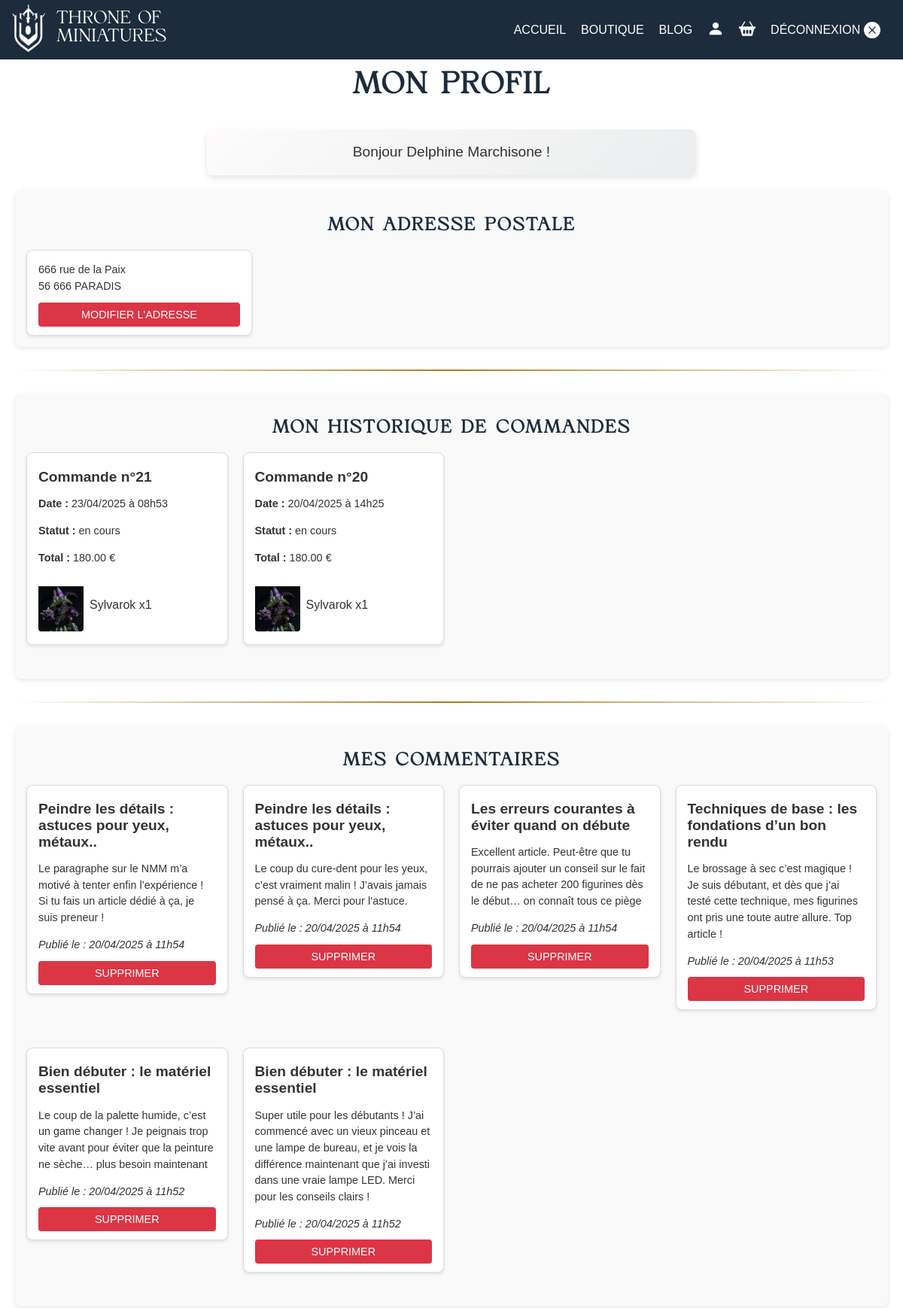
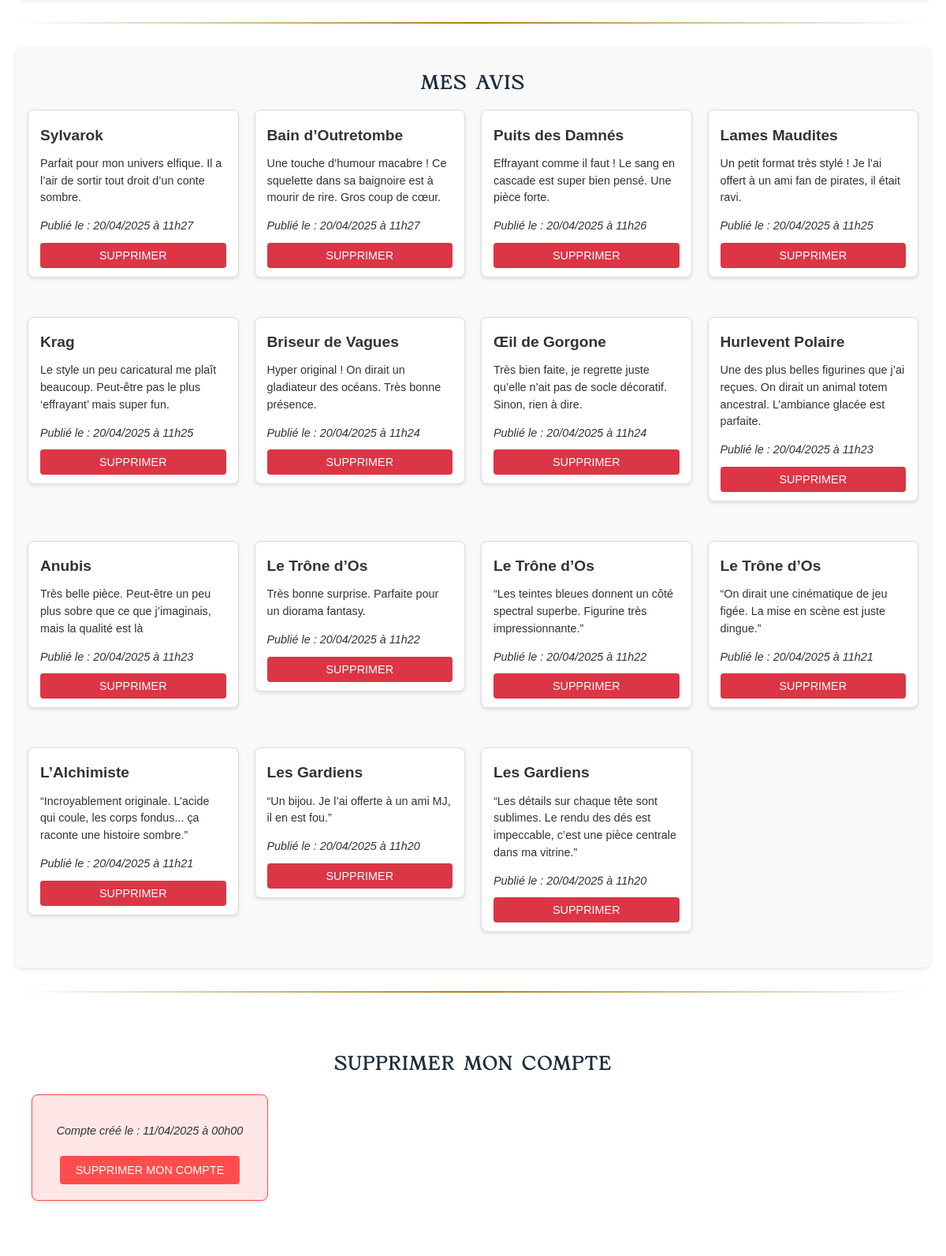
The app's page /profil (signed in, upper part) with its own data (2 pictures, top to bottom).
### tables this page shows
CREATE TABLE `utilisateur` (
  `id_utilisateur` int(11) NOT NULL,
  `nom` varchar(50) NOT NULL,
  `prenom` varchar(50) NOT NULL,
  `mail` varchar(100) NOT NULL,
  `date_creation` date DEFAULT current_timestamp(),
  `mdp` varchar(100) NOT NULL,
  `adresse` varchar(100) DEFAULT NULL,
  `role` enum('utilisateur','admin') NOT NULL,
  `statut` enum('actif','supprimer') DEFAULT 'actif'
);

CREATE TABLE `produit_commande` (
  `id_produit` int(11) NOT NULL,
  `id_commande` int(11) NOT NULL,
  `quantite` tinyint(4) DEFAULT NULL,
  `prix` decimal(10,2) NOT NULL
);

CREATE TABLE `commande` (
  `id_commande` int(11) NOT NULL,
  `date_commande` datetime DEFAULT current_timestamp(),
  `statut` enum('en cours','prepartion','expedier','livrer') DEFAULT NULL,
  `id_utilisateur` int(11) NOT NULL
);

CREATE TABLE `commentaire` (
  `id_commentaire` int(11) NOT NULL,
  `msg_blog` text DEFAULT NULL,
  `date_commentaire` datetime DEFAULT current_timestamp(),
  `id_article` int(11) NOT NULL,
  `id_utilisateur` int(11) NOT NULL
);

CREATE TABLE `article` (
  `id_article` int(11) NOT NULL,
  `titre` varchar(50) NOT NULL,
  `image` varchar(50) DEFAULT NULL,
  `description` text NOT NULL,
  `date_publication` datetime DEFAULT current_timestamp()
);

CREATE TABLE `avis` (
  `id_avis` int(11) NOT NULL,
  `msg_avis` text DEFAULT NULL,
  `date_avis` datetime DEFAULT current_timestamp(),
  `id_produit` int(11) NOT NULL,
  `id_utilisateur` int(11) NOT NULL
);

CREATE TABLE `produit` (
  `id_produit` int(11) NOT NULL,
  `nom` varchar(50) NOT NULL,
  `prix` decimal(19,4) NOT NULL,
  `description` text NOT NULL,
  `taille` decimal(15,2) DEFAULT NULL,
  `image_1` varchar(50) NOT NULL,
  `image_2` varchar(50) DEFAULT NULL,
  `image_3` varchar(50) DEFAULT NULL,
  `date_produit` datetime DEFAULT current_timestamp()
);

### src/Lib/View.php (called while the page is built, shortened)
<?php
class View
{
    public static function render($view, $data = [])
    {
        extract($data);
        require SRC_DIR . "/view/{$view}.php";
    }
}
?>

### src/Controller/UserController.php (called while the page is built, shortened)
<?php
class UserController
{
    public function showProfile()
    {
        $id_user = $_SESSION['id_utilisateur'];
        $userModel = new User();
        $user = $userModel->getUserById($id_user);
        $commentModel = new Comment();
        $comments = $commentModel->getCommentsByUser($id_user);
        $orderModel = new Order();
        $orders = $orderModel->getOrdersByUser($id_user);
        $reviewModel = new Review();
        $reviews = $reviewModel->getReviewsByUser($id_user);
        View::render('profil', [
            'user'     => $user,
            'comments' => $comments,
            'orders'   => $orders,
            'reviews'  => $reviews
        ]);
    }
}
?>

### src/Controller/Route.php (called while the page is built, shortened)
<?php
class Route
{
    private $path;
    private $callable;
    private $matches = [];
    public function __construct($path, $callable)
    {
        $this->path = trim($path, '/');
        $this->callable = $callable;
    }
    public function match($url)
    {
        $url = trim($url, '/');
        $path = preg_replace('#:([\w]+)#', '([^/]+)', $this->path);
        $regex = "#^$path$#i";
        if (!preg_match($regex, $url, $matches)) {
            return false;
        }
        array_shift($matches);
        $this->matches = $matches;
        return true;
    }
    public function call()
    {
        if (is_string($this->callable)) {
            $params = explode('@', $this->callable);
            $controller = new $pathClass();
            return call_user_func_array([$controller, $params[1]], $this->matches);
        } else {
            return call_user_func_array($this->callable, $this->matches);
        }
    }
}

### src/Controller/Router.php (called while the page is built, shortened)
<?php
class Router
{
    private $url;
    private $routes = [];
    public function __construct($url, $queryParams = [])
    {
        $this->url = $url;
    }
    private function add($path, $callable, $name, $method)
    {
        $route = new Route($path, $callable);
        $this->routes[$method][] = $route;
        return $route;
    }
    public function run()
    {
        foreach ($this->routes[$_SERVER['REQUEST_METHOD']] as $route) {
            if ($route->match($this->url)) {
                return $route->call();
            }
        }
    }
}

### index.php (called while the page is built, shortened)
<?php
if (isset($_GET['url'])) {
    $url = $_GET['url'];
    $queryParams = $_GET;
    array_shift($queryParams);
}
else {
    $url = '/';
    $queryParams = $_GET;
};
$router = new Router($url, $queryParams);
$router->get('/', 'HomeController@showHome');
$router->get('home', 'HomeController@showHome');
$router->get('/articles', 'ArticleController@showArticles');
$router->get('/article/:id', 'ArticleController@showArticle');
$router->post('/commentaire', 'CommentController@addComment');
$router->get('/article/:id/comments', 'CommentController@showComments');
$router->get('/login', 'UserController@login');
$router->post('/login', 'UserController@login');
$router->get('/logout', 'UserController@logout');
$router->get('/create-account', 'UserController@createAccount');
$router->post('/create-account', 'UserController@createAccount');
$router->get('/profil', 'UserController@showProfile');
$router->post('/supprimer-compte', 'UserController@deleteAccount');
$router->post('/modifier-adresse', 'UserController@updateAddress');
$router->get('/products', 'ProductController@showProducts');
$router->get('/products/latest', 'ProductController@showLatestProducts');
$router->post('/product/ajouter-produit', 'ProductController@addProduct');
$router->post('/productReview', 'ReviewController@addReview');
$router->post('/supprimer-avis', 'ReviewController@deleteReview');
$router->get('/product/:id', 'ProductController@showProductDetails');
$router->get('/panier', 'OrderController@showCart');
$router->post('/valider-panier', 'OrderController@validateCart');
$router->post('/supprimer-commentaire', 'CommentController@deleteComment');
$router->get('/admin', 'AdminController@showDashboard');
$router->post('/admin/supprimer-utilisateur', 'AdminController@deleteUser');
$router->post('/admin/supprimer-article', 'AdminController@supprimerArticle');
$router->post('/admin/ajouter-produit', 'AdminController@ajouterProduit');
$router->post('/admin/supprimer-produit', 'AdminController@supprimerProduit');
$router->post('/article/ajouter-article', 'ArticleController@addArticle');
$router->get('/contact', 'PageController@showContact');
$router->get('/about-us', 'PageController@aboutUs');
$router->get('/legal-notices', 'PageController@legalNotices');
$router->get('/cgv', 'PageController@cgv');
$router->get('/privacy-policy', 'PageController@privacyPolicy');
$router->get('/returns', 'PageController@returns');
$router->get('/faq', 'PageController@faq');
$router->run();

### src/Model/User.php (called while the page is built, shortened)
<?php
class User
{
    private $db;
    public function __construct()
    {
        $this->db = DbConnector::dbConnect();
    }
    public function getUserById($id_user)
    {
        try {
            $stmt = $this->db->prepare("SELECT * FROM utilisateur WHERE id_utilisateur = ?");
            $stmt->execute([$id_user]);
            return $stmt->fetch(PDO::FETCH_ASSOC);
        } catch (PDOException $e) {
            error_log('Erreur de base de données dans getUserById : ' . $e->getMessage());
            return null;
        }
    }
}
?>

### src/Lib/DbConnector.php (called while the page is built, shortened)
<?php
abstract class DbConnector
{
    private static $bdd = null;
    public static function dbConnect()
    {
        if (isset(self::$bdd)) {
            return self::$bdd;
        } else {
            try {
                self::$bdd = new PDO(
                    "mysql:dbname=" . $_ENV['DB_NAME'] . "; host=" . $_ENV['DB_HOST'] . "; charset=utf8",
                    $_ENV['DB_LOGIN'],
                    $_ENV['DB_PASSWORD']
                );
                self::$bdd->setAttribute(PDO::ATTR_ERRMODE, PDO::ERRMODE_EXCEPTION);
                return self::$bdd;
            } catch (PDOException $e) {
                throw new Exception($e->getMessage());
            }
        }
    }
}

### src/Model/Order.php (called while the page is built, shortened)
<?php
class Order
{
    public function getOrdersByUser($id_user)
    {
        try {
            $pdo = DbConnector::dbConnect();
            $stmt = $pdo->prepare("
                SELECT
                    c.id_commande,
                    c.date_commande,
                    c.statut,
                    pc.id_produit,
                    p.nom AS produit_nom,
                    pc.quantite,
                    pc.prix,
                    p.image_1 AS produit_image
                FROM commande c
                JOIN produit_commande pc ON c.id_commande = pc.id_commande
                JOIN produit p ON pc.id_produit = p.id_produit
                WHERE c.id_utilisateur = :id_user
                ORDER BY c.date_commande DESC
            ");
            $stmt->bindParam(':id_user', $id_user, PDO::PARAM_INT);
            $stmt->execute();
            $result = $stmt->fetchAll(PDO::FETCH_ASSOC);
            $orders = [];
            foreach ($result as $row) {
                $id_order = $row['id_commande'];
                if (!isset($orders[$id_order])) {
                    $orders[$id_order] = [
                        'id_commande'    => $id_order,
                        'date_commande'  => $row['date_commande'],
                        'statut'         => $row['statut'],
                        'total_commande' => 0,
                        'produits'       => []
                    ];
                }
                $orders[$id_order]['produits'][] = [
                    'nom'       => $row['produit_nom'],
                    'quantite'  => $row['quantite'],
                    'prix'      => $row['prix'],
                    'image'     => $row['produit_image']
                ];
                $orders[$id_order]['total_commande'] += $row['quantite'] * $row['prix'];
            }
            return $orders;
        } catch (PDOException $e) {
            error_log('Erreur de base de données dans getOrdersByUser : ' . $e->getMessage());
            return null;
        }
    }
}
?>

### src/Model/Comment.php (called while the page is built, shortened)
<?php
class Comment
{
    public function getCommentsByUser($id_user)
    {
        try {
            $pdo = DbConnector::dbConnect();
            $stmt = $pdo->prepare("
                SELECT c.id_commentaire, c.msg_blog, c.date_commentaire, a.titre
                FROM commentaire c
                JOIN article a ON c.id_article = a.id_article
                WHERE c.id_utilisateur = :id_user
                ORDER BY c.date_commentaire DESC
            ");
            $stmt->bindParam(':id_user', $id_user, PDO::PARAM_INT);
            $stmt->execute();
            return $stmt->fetchAll(PDO::FETCH_ASSOC);
        } catch (PDOException $e) {
            error_log('Erreur de base de données dans getCommentsByUser : ' . $e->getMessage());
            return null;
        }
    }
}
?>

### src/Model/Review.php (called while the page is built, shortened)
<?php
class Review
{
    private $db;
    public function __construct()
    {
        $this->db = DbConnector::dbConnect();
    }
    public function getReviewsByUser($id_utilisateur)
    {
        try {
            $stmt = $this->db->prepare(
                "SELECT r.id_avis, r.msg_avis AS contenu, r.date_avis AS date_review, p.nom
                 FROM avis r
                 JOIN produit p ON r.id_produit = p.id_produit
                 WHERE r.id_utilisateur = ?
                 ORDER BY r.date_avis DESC"
            );
            $stmt->execute([$id_utilisateur]);
            return $stmt->fetchAll(PDO::FETCH_ASSOC);
        } catch (PDOException $e) {
            error_log('Erreur dans getReviewsByUser: ' . $e->getMessage());
            return [];
        }
    }
}
?>

### src/view/profil.php (the view, shortened to what this page needs)
<section class="profile container">
  <h1>Mon profil</h1>
  <p class="welcome-user">
    Bonjour <?= isset($_SESSION['prenom']) ? htmlspecialchars($_SESSION['prenom']) : ''; ?> <?= isset($_SESSION['nom']) ? htmlspecialchars($_SESSION['nom']) : ''; ?> !
  </p>
  <article class="profile-address" aria-labelledby="adresse-heading">
    <h2 id="adresse-heading">Mon adresse postale</h2>
    <div class="card">
      <?php if (!empty($user['adresse'])): ?>
        <p><?= nl2br(htmlspecialchars($user['adresse'])); ?></p>
        <form action="" method="GET">
          <button type="submit">Modifier l'adresse</button>
        </form>
      <?php endif; ?>
    </div>
  </article>
  <hr>
  <article class="profile-orders" aria-labelledby="orders-heading">
    <h2 id="orders-heading">Mon historique de commandes</h2>
    <?php if (count($orders) > 0): ?>
      <div class="order-container">
        <?php foreach ($orders as $order): ?>
          <article class="card order-card">
            <h3>Commande n°<?= htmlspecialchars($order['id_commande']); ?></h3>
            <p><strong>Date :</strong> <?= htmlspecialchars(date("d/m/Y à H\hi", strtotime($order['date_commande']))); ?></p>
            <p><strong>Statut :</strong> <?= htmlspecialchars($order['statut']); ?></p>
            <p><strong>Total :</strong> <?= htmlspecialchars(number_format($order['total_commande'], 2)); ?> €</p>
            <?php if (!empty($order['produits'])): ?>
              <ul>
                <?php foreach ($order['produits'] as $product): ?>
                  <li>
                    <img src="public/uploads/<?= htmlspecialchars($product['image']); ?>" alt="<?= htmlspecialchars($product['nom']); ?>">
                    <span><?= htmlspecialchars($product['nom']); ?> x<?= htmlspecialchars($product['quantite']); ?></span>
                  </li>
                <?php endforeach; ?>
              </ul>
            <?php endif; ?>
          </article>
        <?php endforeach; ?>
      </div>
    <?php else: ?>
      <p>Vous n'avez pas encore passé de commande.</p>
    <?php endif; ?>
  </article>
  <hr>
  <article class="profile-comments" aria-labelledby="comments-heading">
    <h2 id="comments-heading">Mes commentaires</h2>
    <?php if (count($comments) > 0): ?>
      <div class="comment-container">
        <?php foreach ($comments as $comment): ?>
          <article class="card">
            <h3><?= htmlspecialchars($comment['titre']); ?></h3>
            <p><?= nl2br(htmlspecialchars($comment['msg_blog'])); ?></p>
            <p><em>Publié le : <?= htmlspecialchars(date("d/m/Y à H\hi", strtotime($comment['date_commentaire']))); ?></em></p>
            <form action="supprimer-commentaire" method="POST" onsubmit="return confirm('Êtes-vous sûr de vouloir supprimer ce commentaire ?');">
              <button type="submit">Supprimer</button>
            </form>
          </article>
        <?php endforeach; ?>
      </div>
    <?php else: ?>
      <p>Vous n'avez pas encore laissé de commentaire.</p>
    <?php endif; ?>
  </article>
  <hr>
  <article class="profile-reviews" aria-labelledby="reviews-heading">
    <h2 id="reviews-heading">Mes avis</h2>
    <?php if (count($reviews) > 0): ?>
      <div class="review-container">
        <?php foreach ($reviews as $review): ?>
          <article class="card">
            <h3><?= htmlspecialchars($review['nom']); ?></h3>
            <p><?= nl2br(htmlspecialchars($review['contenu'])); ?></p>
            <p><em>Publié le : <?= htmlspecialchars(date("d/m/Y à H\hi", strtotime($review['date_review']))); ?></em></p>
            <form action="supprimer-avis" method="POST" onsubmit="return confirm('Êtes-vous sûr de vouloir supprimer cet avis ?');">
              <button type="submit">Supprimer</button>
            </form>
          </article>
        <?php endforeach; ?>
      </div>
    <?php else: ?>
      <p>Vous n'avez pas encore laissé d'avis.</p>
    <?php endif; ?>
  </article>
  <hr>
  <section class="profile-delete" aria-labelledby="delete-heading">
    <h2 id="delete-heading">Supprimer mon compte</h2>
    <div class="card">
      <?php if (!empty($user['date_creation'])): ?>
        <p><em>Compte créé le : <?= htmlspecialchars(date("d/m/Y à H\hi", strtotime($user['date_creation']))); ?></em></p>
      <?php endif; ?>
      <form action="supprimer-compte" method="POST" onsubmit="return confirm('Êtes-vous sûr de vouloir supprimer votre compte ? Cette action est irréversible.')">
        <button type="submit" class="btn btn-danger">Supprimer mon compte</button>
      </form>
    </div>
  </section>
</section>
<?php
require SRC_DIR . '/view/layout.php';
?>

### records on screen
utilisateur: adresse "666 rue de la Paix 56 666 PARADIS", date_creation "11/04/2025 à 00h00"
produit_commande: id_commande.id_commande "21", id_commande.date_commande "23/04/2025 à 08h53", id_commande.statut "en cours", total_commande "180.00", nom "Sylvarok", quantite "1"
produit_commande: id_commande.id_commande "20", id_commande.date_commande "20/04/2025 à 14h25", id_commande.statut "en cours", total_commande "180.00", nom "Sylvarok", quantite "1"
commentaire: id_article.titre "Peindre les détails : astuces pour yeux, métaux..", msg_blog "Le paragraphe sur le NMM m’a motivé à tenter enfin l’expérience ! Si tu fais un article dédié à ça, je suis preneur !", date_commentaire "20/04/2025 à 11h54"
commentaire: id_article.titre "Peindre les détails : astuces pour yeux, métaux..", msg_blog "Le coup du cure-dent pour les yeux, c’est vraiment malin ! J’avais jamais pensé à ça. Merci pour l’astuce.", date_commentaire "20/04/2025 à 11h54"
commentaire: id_article.titre "Les erreurs courantes à éviter quand on débute", msg_blog "Excellent article. Peut-être que tu pourrais ajouter un conseil sur le fait de ne pas acheter 200 figurines dès le début… on connaît tous ce piège", date_commentaire "20/04/2025 à 11h54"
commentaire: id_article.titre "Techniques de base : les fondations d’un bon rendu", msg_blog "Le brossage à sec c’est magique ! Je suis débutant, et dès que j’ai testé cette technique, mes figurines ont pris une toute autre allure. Top article !", date_commentaire "20/04/2025 à 11h53"
commentaire: id_article.titre "Bien débuter : le matériel essentiel", msg_blog "Le coup de la palette humide, c’est un game changer ! Je peignais trop vite avant pour éviter que la peinture ne sèche… plus besoin maintenant", date_commentaire "20/04/2025 à 11h52"
commentaire: id_article.titre "Bien débuter : le matériel essentiel", msg_blog "Super utile pour les débutants ! J’ai commencé avec un vieux pinceau et une lampe de bureau, et je vois la différence maintenant que j’ai investi dans une vraie lampe LED. Merci pour les conseils clairs !", date_commentaire "20/04/2025 à 11h52"
avis: id_produit.nom "Sylvarok", msg_avis "Parfait pour mon univers elfique. Il a l’air de sortir tout droit d’un conte sombre.", date_avis "20/04/2025 à 11h27"
avis: id_produit.nom "Bain d’Outretombe", msg_avis "Une touche d’humour macabre ! Ce squelette dans sa baignoire est à mourir de rire. Gros coup de cœur.", date_avis "20/04/2025 à 11h27"
avis: id_produit.nom "Puits des Damnés", msg_avis "Effrayant comme il faut ! Le sang en cascade est super bien pensé. Une pièce forte.", date_avis "20/04/2025 à 11h26"
avis: id_produit.nom "Lames Maudites", msg_avis "Un petit format très stylé ! Je l’ai offert à un ami fan de pirates, il était ravi.", date_avis "20/04/2025 à 11h25"
avis: id_produit.nom "Krag", msg_avis "Le style un peu caricatural me plaît beaucoup. Peut-être pas le plus ‘effrayant’ mais super fun.", date_avis "20/04/2025 à 11h25"
avis: id_produit.nom "Briseur de Vagues", msg_avis "Hyper original ! On dirait un gladiateur des océans. Très bonne présence.", date_avis "20/04/2025 à 11h24"
avis: id_produit.nom "Œil de Gorgone", msg_avis "Très bien faite, je regrette juste qu’elle n’ait pas de socle décoratif. Sinon, rien à dire.", date_avis "20/04/2025 à 11h24"
avis: id_produit.nom "Hurlevent Polaire", msg_avis "Une des plus belles figurines que j’ai reçues. On dirait un animal totem ancestral. L’ambiance glacée est parfaite.", date_avis "20/04/2025 à 11h23"
avis: id_produit.nom "Anubis", msg_avis "Très belle pièce. Peut-être un peu plus sobre que ce que j’imaginais, mais la qualité est là", date_avis "20/04/2025 à 11h23"
avis: id_produit.nom "Le Trône d’Os", msg_avis "Très bonne surprise. Parfaite pour un diorama fantasy.", date_avis "20/04/2025 à 11h22"
avis: id_produit.nom "Le Trône d’Os", msg_avis "“Les teintes bleues donnent un côté spectral superbe. Figurine très impressionnante.”", date_avis "20/04/2025 à 11h22"
avis: id_produit.nom "Le Trône d’Os", msg_avis "“On dirait une cinématique de jeu figée. La mise en scène est juste dingue.”", date_avis "20/04/2025 à 11h21"
avis: id_produit.nom "L’Alchimiste", msg_avis "“Incroyablement originale. L’acide qui coule, les corps fondus... ça raconte une histoire sombre.”", date_avis "20/04/2025 à 11h21"
avis: id_produit.nom "Les Gardiens", msg_avis "“Un bijou. Je l’ai offerte à un ami MJ, il en est fou.”", date_avis "20/04/2025 à 11h20"
avis: id_produit.nom "Les Gardiens", msg_avis "“Les détails sur chaque tête sont sublimes. Le rendu des dés est impeccable, c’est une pièce centrale dans ma vitrine.”", date_avis "20/04/2025 à 11h20"

### other values on screen
$_SESSION['prenom'] "Delphine"
$_SESSION['nom'] "Marchisone"
